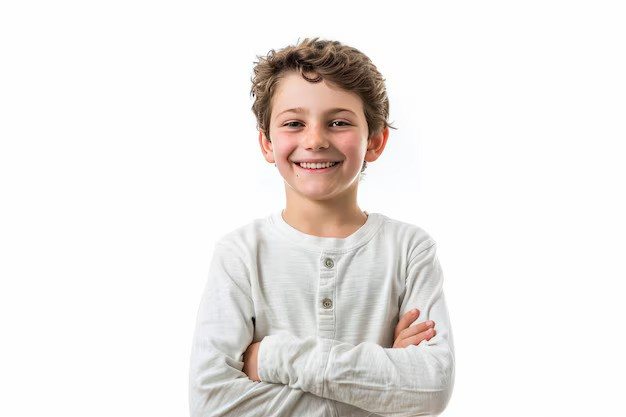
#> input picture Face-Detection-OpenCV/demo.jpg, 626 x 417 px
$ python face_detection_image.py
#> lines starting #> are read from the running program, lines starting #| are printed output that depends on the picture; after the words box and inside, x2 and y2 are one past the last pixel; in counts of white or black regions, pixels touching at a corner belong together
import cv2

faceCascade = cv2.CascadeClassifier(cv2.data.haarcascades + 'haarcascade_frontalface_default.xml')

def detect_faces_in_image(image_path):
#> called with image_path = 'demo.jpg'
    image = cv2.imread(image_path)
#> image is the input picture: shape (417, 626, 3); mean B, G, R 232.4, 234.6, 238.2
    if image is None:
        print(f"Error: Unable to read image file '{image_path}'")
        return

    gray = cv2.cvtColor(image, cv2.COLOR_BGR2GRAY)
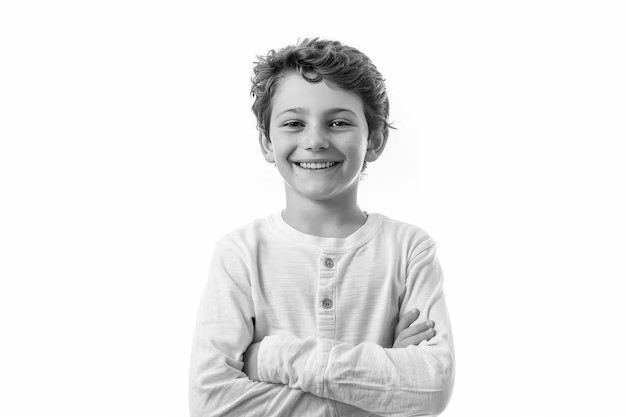
#> gray: shape (417, 626); min 0, max 255, mean 235.4

    faces = faceCascade.detectMultiScale(gray, scaleFactor=1.3, minNeighbors=5)
#> faces = [[254, 72, 128, 128]]

    # Draw rectangles around the faces
    for (x, y, w, h) in faces:
        cv2.rectangle(image, (x, y), (x+w, y+h), (0, 255, 0), 2)
#> this loop made 1 pass
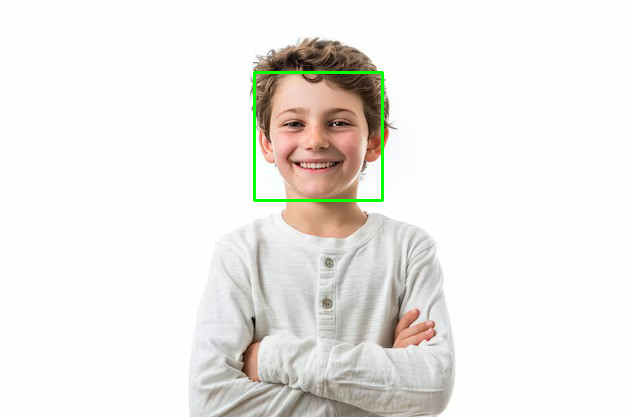
#> image: shape (417, 626, 3); 0.59% of pixels changed, all inside (x1, y1, x2, y2) = (253, 71, 384, 202)

    cv2.imshow('Face Detection', image)
    cv2.waitKey(0)
    cv2.destroyAllWindows()

if __name__ == "__main__":
    image_path = 'demo.jpg'
    detect_faces_in_image(image_path)
